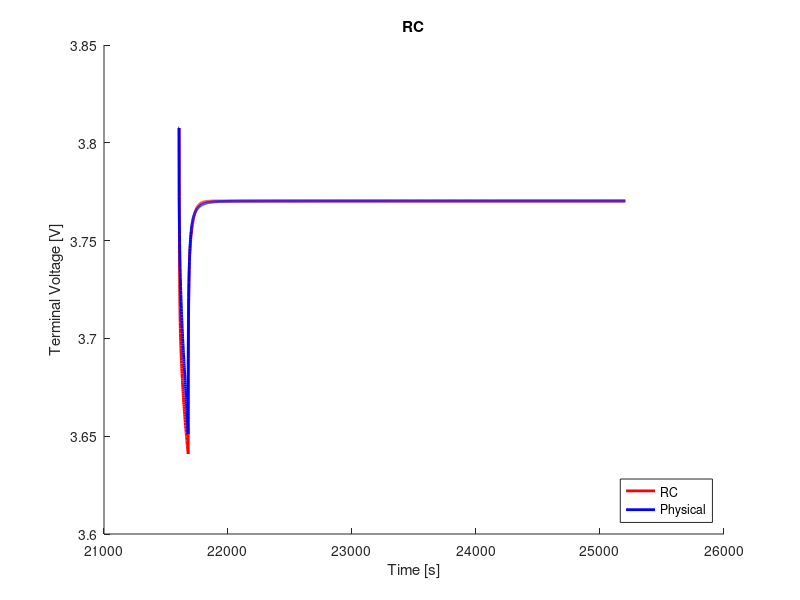

Source code (MATLAB):
clear;
clc;
close all;

%% load data
load('ocv_final.mat');
time_ocv = time;
load('pulse_5_c_6.mat');
load('rc2_cf_5_c.mat');

%% voltage limitations
v_max = 4.4;                                    % cut-over voltage
v_min = 3.0;                                    % cut-off voltage

%% resample ocv and soc
t1 = time_ocv(1);
t2 = time_ocv(end);
dt = 1;                                         % sample time
t = (t1:dt:t2) - t1;

ocv = interp1(time_ocv, ocv, t1:dt:t2);
soc = interp1(time_ocv, soc, t1:dt:t2);

s = length(time);

%% variables
Q = 16.8;
eta = 1.0;                                  % coulombic efficiency

n = 2;                                      % number of rc links
i_r = zeros(n, 1);
v_c = zeros(n, 1);
flag = 1;

%% compute soc
ind_init = soc(interp1(ocv, 1:length(ocv), V_batt_time(1), 'nearest'))
ind_init = interp1(soc, 1:length(soc), ind_init, 'nearest');
v_t(1) = ocv(ind_init);
z0 = soc(ind_init);
z = z0 - dt/(Q*3600)*eta*cumsum(I(1:end));

% manual fit
p = 7;
r0 = r0_cf(p);
r1 = r1_cf(p);
r2 = r2_cf(p);
% r3 = r3_cf(p);
c1 = c1_cf(p);
c2 = c2_cf(p);
% c3 = c3_cf(p);

r = [r1; r2];
c = [c1; c2];

%% compute terminal voltage
for j = 1:n
    f(j) = exp(-dt/(r(j)*c(j)));
end
for k = 1:s-1
    if flag == 1
        i_r(:, k+1) = diag(f)*i_r(:, k) + (1-f')*I(k);
        v_c(:, k) = i_r(:, k).*r;
        ind = interp1(soc, 1:length(soc), z(k), 'nearest');
        v_t(k+1) = ocv(ind) - sum(v_c(:, k)) - I(k).*r0;
        if v_t(k) < v_min
            fprintf('Reached lower voltage limit.');
            flag = 0;
        end
        if v_t(k) > v_max
            fprintf('Reached upper voltage limit.');
            flag = 0;
        end 
    end
end

%% compute rms error
v_t = reshape(v_t, size(V_batt_time));
rmse = 1000*sqrt(mean((V_batt_time - v_t).^2))     % [mV]

%% plot
figure(1);
hold on;
plot(time, v_t, 'r', 'LineWidth', 2)
hold on;
plot(time, V_batt_time, 'b', 'LineWidth', 2)
xlabel('Time [s]')
ylabel('Terminal Voltage [V]')
title('RC')
legend('RC', 'Physical', 'location', 'southeast')
